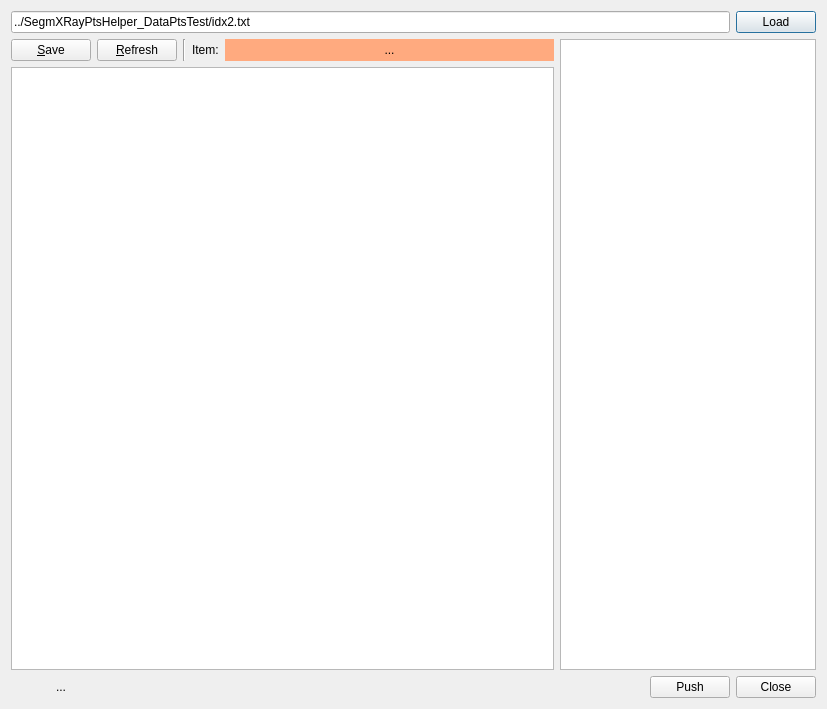
<?xml version="1.0" encoding="UTF-8"?>
<ui version="4.0">
 <class>Dialog</class>
 <widget class="QDialog" name="Dialog">
  <property name="geometry">
   <rect>
    <x>0</x>
    <y>0</y>
    <width>827</width>
    <height>709</height>
   </rect>
  </property>
  <property name="windowTitle">
   <string>Dialog</string>
  </property>
  <layout class="QVBoxLayout" name="verticalLayout_2">
   <item>
    <layout class="QHBoxLayout" name="horizontalLayout_2">
     <item>
      <widget class="QLineEdit" name="lineEdit_IdxPath">
       <property name="text">
        <string>../SegmXRayPtsHelper_DataPtsTest/idx2.txt</string>
       </property>
      </widget>
     </item>
     <item>
      <widget class="QPushButton" name="pushButton_LoadIdx">
       <property name="text">
        <string>Load</string>
       </property>
      </widget>
     </item>
    </layout>
   </item>
   <item>
    <layout class="QHBoxLayout" name="horizontalLayout_4">
     <item>
      <layout class="QVBoxLayout" name="verticalLayout">
       <item>
        <layout class="QHBoxLayout" name="horizontalLayout_3">
         <item>
          <widget class="QPushButton" name="pushButton_Save">
           <property name="text">
            <string>&amp;Save</string>
           </property>
          </widget>
         </item>
         <item>
          <widget class="QPushButton" name="pushButton_Refresh">
           <property name="text">
            <string>&amp;Refresh</string>
           </property>
          </widget>
         </item>
         <item>
          <widget class="Line" name="line">
           <property name="orientation">
            <enum>Qt::Vertical</enum>
           </property>
          </widget>
         </item>
         <item>
          <widget class="QLabel" name="label">
           <property name="sizePolicy">
            <sizepolicy hsizetype="Preferred" vsizetype="Preferred">
             <horstretch>0</horstretch>
             <verstretch>0</verstretch>
            </sizepolicy>
           </property>
           <property name="text">
            <string>Item:</string>
           </property>
          </widget>
         </item>
         <item>
          <widget class="QLabel" name="label_Item">
           <property name="sizePolicy">
            <sizepolicy hsizetype="MinimumExpanding" vsizetype="Preferred">
             <horstretch>0</horstretch>
             <verstretch>0</verstretch>
            </sizepolicy>
           </property>
           <property name="styleSheet">
            <string notr="true">background-color: rgb(255, 170, 127);</string>
           </property>
           <property name="text">
            <string>...</string>
           </property>
           <property name="alignment">
            <set>Qt::AlignCenter</set>
           </property>
          </widget>
         </item>
        </layout>
       </item>
       <item>
        <widget class="QGraphicsView" name="graphicsView"/>
       </item>
      </layout>
     </item>
     <item>
      <widget class="QListWidget" name="listWidgetIdx">
       <property name="sizePolicy">
        <sizepolicy hsizetype="Fixed" vsizetype="Expanding">
         <horstretch>0</horstretch>
         <verstretch>0</verstretch>
        </sizepolicy>
       </property>
       <property name="minimumSize">
        <size>
         <width>40</width>
         <height>0</height>
        </size>
       </property>
       <property name="selectionRectVisible">
        <bool>true</bool>
       </property>
      </widget>
     </item>
    </layout>
   </item>
   <item>
    <layout class="QHBoxLayout" name="horizontalLayout">
     <item>
      <widget class="QLabel" name="label_Pos">
       <property name="minimumSize">
        <size>
         <width>100</width>
         <height>0</height>
        </size>
       </property>
       <property name="text">
        <string>...</string>
       </property>
       <property name="alignment">
        <set>Qt::AlignCenter</set>
       </property>
      </widget>
     </item>
     <item>
      <spacer name="horizontalSpacer">
       <property name="orientation">
        <enum>Qt::Horizontal</enum>
       </property>
       <property name="sizeHint" stdset="0">
        <size>
         <width>40</width>
         <height>20</height>
        </size>
       </property>
      </spacer>
     </item>
     <item>
      <widget class="QPushButton" name="pushButton_Push">
       <property name="text">
        <string>Push</string>
       </property>
      </widget>
     </item>
     <item>
      <widget class="QPushButton" name="pushButton">
       <property name="text">
        <string>Close</string>
       </property>
      </widget>
     </item>
    </layout>
   </item>
  </layout>
 </widget>
 <layoutdefault spacing="6" margin="11"/>
 <resources/>
 <connections>
  <connection>
   <sender>pushButton</sender>
   <signal>clicked()</signal>
   <receiver>Dialog</receiver>
   <slot>accept()</slot>
   <hints>
    <hint type="sourcelabel">
     <x>796</x>
     <y>629</y>
    </hint>
    <hint type="destinationlabel">
     <x>689</x>
     <y>618</y>
    </hint>
   </hints>
  </connection>
 </connections>
</ui>
